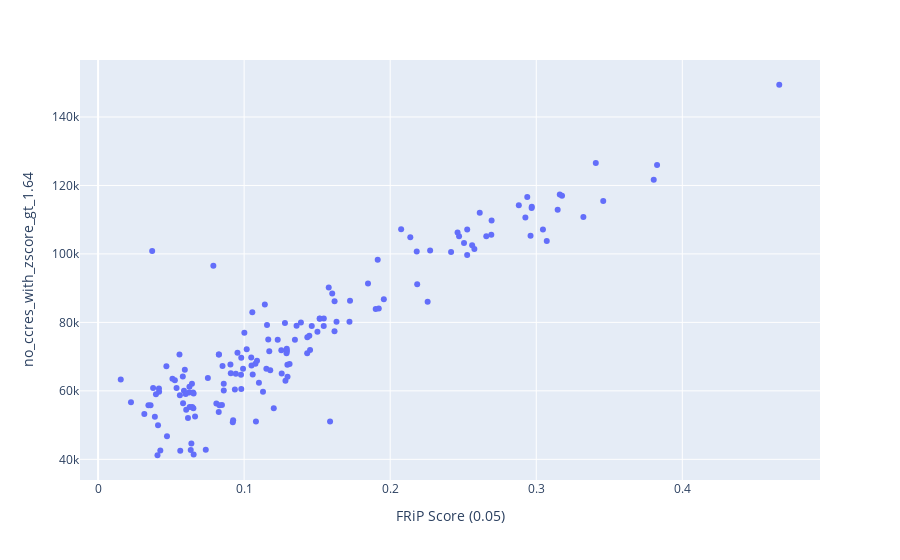

The cell this chart's notebook holds for it:
### Code cell
plt = px.scatter(data_frame=full_qc_df, x="FRiP Score (0.05)", y="no_ccres_with_zscore_gt_1.64", hover_data="Sample")
plt.show()
plt.to_html("")

### Figure 1 — Plotly figure (JSON) as saved in the notebook; plotly's stock layout.template omitted (floating-point values rounded to 4 significant figures; data arrays with more than 128 entries replaced by an {"elided": "..."} marker saying what was removed)
{"data": [{"customdata": {"elided": "154x1 str values"}, "hovertemplate": "FRiP Score (0.05)=%{x}<br>no_ccres_with_zscore_gt_1.64=%{y}<br>Sample=%{customdata[0]}<extra></extra>", "legendgroup": "", "marker": {"color": "#636efa", "symbol": "circle"}, "mode": "markers", "name": "", "orientation": "v", "showlegend": false, "type": "scatter", "x": {"elided": "154 float values"}, "xaxis": "x", "y": {"elided": "154 int values"}, "yaxis": "y"}], "layout": {"legend": {"tracegroupgap": 0}, "margin": {"t": 60}, "xaxis": {"anchor": "y", "domain": [0, 1], "title": {"text": "FRiP Score (0.05)"}}, "yaxis": {"anchor": "x", "domain": [0, 1], "title": {"text": "no_ccres_with_zscore_gt_1.64"}}}}
